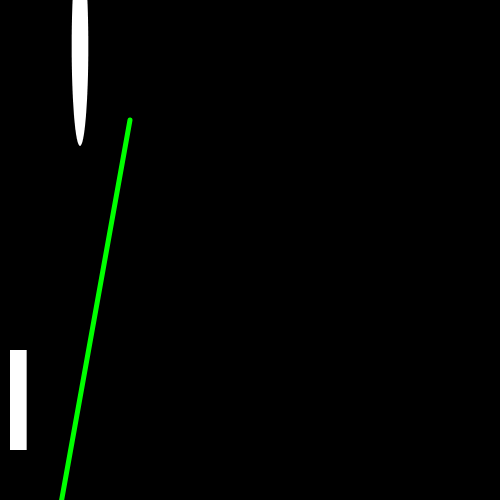
Frame 1 (no input)
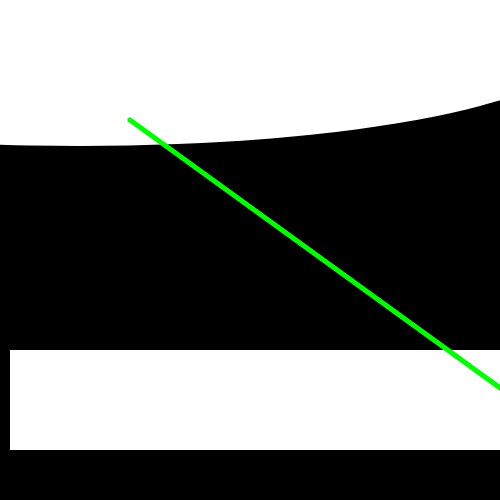
Frame 60 (no input)
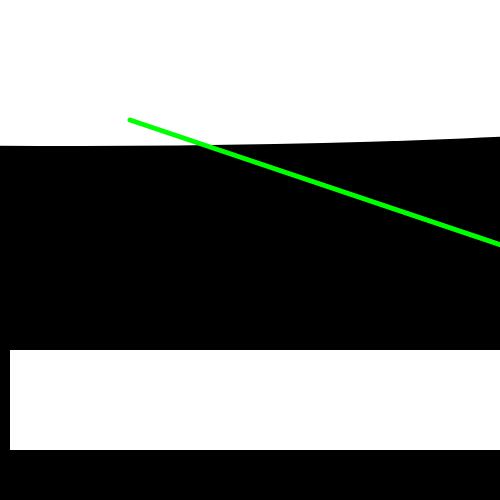
Frame 120 (the mouse pressed at the canvas centre since frame 60)

The p5.js sketch that drew these frames (run headless with seeded random() and noise() and a simulated clock; from frame 60 on, the mouse is pressed at the canvas centre):

// p5.js sketch
// ── sketch.js
function setup() {
	createCanvas(500, 500);

	fill(255,255,255);
	stroke(255);

}

function draw() {
	background(0,0,0);

	var mil = millis();

	noStroke();
	rect(10,350,mil,100);

	noStroke();
	ellipse(80, 46, mil, 200);

	stroke(0, 255, 0);
	strokeWeight(5);
	line(130, 120, mil, 750);


}

/*
 Aufgabe:
 Gib analog zu Sekunde den Wert der Minute und der Stunde in je eine weitere Variable.
 Benutze diese Variablen für andere Masse und andere Formen.
 Bsp. Position / Ellipse

 Zusatz: Die Auswirkung der Veränderung ist relativ klein. Wir bewegen uns im Pixelmass, 60 Pixel sind nicht so viel.
 Wir könntest du durch eine mathematische Manipulation den Effekt vergrössern?

 */
